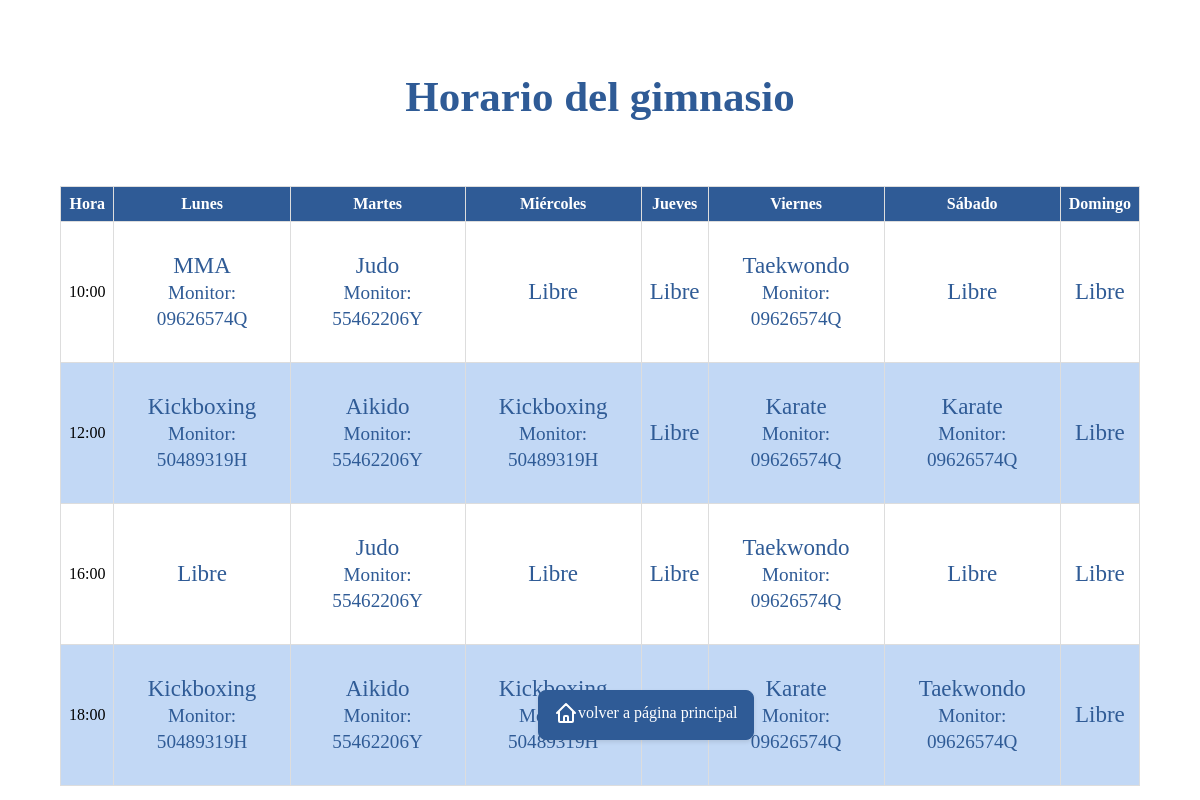
Page /view/clases/verClases.php (signed in) on the earlier database version.
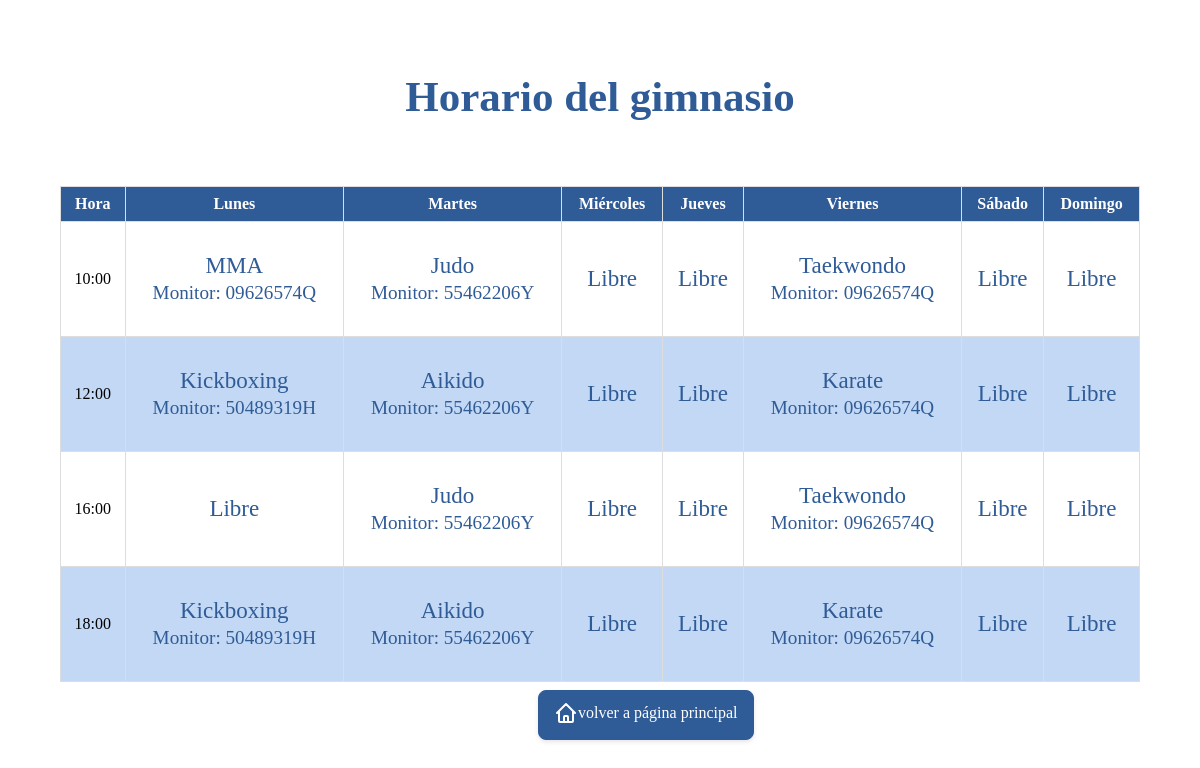
Same page on the later database version.
### tables this page shows
CREATE TABLE IF NOT EXISTS CLASES (
    id_clase VARCHAR(20) PRIMARY KEY,
    dni_monitor VARCHAR(9),
    nombre_actividad VARCHAR(50),
    dia_semana VARCHAR(15),
    hora_inicio TIME,
    hora_fin TIME,
    FOREIGN KEY (dni_monitor) REFERENCES MONITORES(dni) ON DELETE SET NULL
);

### models/Clase.php (called while the page is built, shortened)
<?php
require_once  __DIR__ . '/../data/conexionBBDD.php';
final class Clase {
    public function __get($name) {
        if (property_exists($this, $name)) return $this->$name;
        else throw new Exception("ERROR EN EL GETTER DE LA CLASE 'CLASES': SE HA TRATADO DE OBTENER UNA PROPIEDAD QUE NO EXISTE");
    }
    public static function horario() {
        global $conn;
        $sql = "SELECT dni_monitor, nombre_actividad, dia_semana, hora_inicio FROM CLASES";
        $stmt = $conn->prepare($sql);
        if(! $stmt->execute()) throw new PDOException('Excepción PDO al ejecutar la consulta para obtener el horario');
        $clases = [];
        while ($clase = $stmt->fetchObject('Clase')) {
            $clases[] = $clase;
        }
        $horario = [];
        foreach ($clases as $clase) {
            $dia = $clase->dia_semana;
            $hora = $clase->hora_inicio;
            $horario[$dia][$hora] = $clase;
        }
        return $horario;
    }
}
?>

### controllers/controladorClases.php (called while the page is built, shortened)
<?php
require_once __DIR__ . '/../models/Monitor.php';
require_once __DIR__ . '/../models/Clase.php';
class ControladorClases {
    public static function horario() {
    try{
            $horario =  Clase::horario() ?? [];
            return $horario;
    } catch (PDOException $e) {
            $msg =  $e->getMessage();
    }catch (Exception $e) {
            $msg =  $e->getMessage();
    }
    exit;
}
}

### view/clases/verClases.php (the view, shortened to what this page needs)
<?php
require_once '../../controllers/controladorClases.php';
$horario = ControladorClases::horario();
?>
<!DOCTYPE html>
<html lang="es">
<head>
    <link rel="stylesheet" href="/proyecto_gym_MVC/stylos/form_stylos.css">
</head>
<body>
<h1>Horario del gimnasio</h1>
  <div style="position: absolute; top: 85%; left: 44%; margin: 10px; padding: 10px 15px; background-color: #2f5b96; border: 1px solid #2f5b96; border-radius: 8px; box-shadow: 0 2px 4px rgba(0, 0, 0, 0.1);">
                                <a href="../bienvenida_recepcionista.php" style="display: inline-flex; align-items: center; text-decoration: none; color: inherit;">
                                    <span style='color:white';>volver a página principal</span>
                                </a>
    </div>
    <table>
        <thead>
            <tr>
                <th>Hora</th>
                <th>Lunes</th>
                <th>Martes</th>
                <th>Miércoles</th>
                <th>Jueves</th>
                <th>Viernes</th>
                <th>Sábado</th>
                <th>Domingo</th>
            </tr>
        </thead>
        <tbody>
            <?php
            $horas = ["10:00", "12:00", "16:00", "18:00"];
            $dias = ["lunes", "martes", "miercoles", "jueves", "viernes", "sabado", "domingo"];
            foreach ($horas as $hora) {
                echo "<tr>";
                echo "<td class='hora'>$hora</td>";
                foreach ($dias as $dia) {
                    echo "<td>";
                    $hora = date("H:i:s", strtotime(trim($hora)));
                    if (isset($horario[$dia][$hora])) {
                        echo "<p>".$horario[$dia][$hora]->nombre_actividad."<br><small>Monitor: ".$horario[$dia][$hora]->dni_monitor."</small></p>";
                    } else {
                        echo "<p>Libre</p>";
                    }
                    echo "</td>";
                }
                echo "</tr>";
            }
            ?>
        </tbody>
    </table>
</body>
</html>

### stylos/form_stylos.css (style rules this page uses)
html, body { height: 100%; margin: 0; padding: 0; }
body { min-height: 100vh; width: 100%; overflow-y: scroll; display: flex; flex-direction: column; }
h1 { font-size: 43px; text-align: center; margin-top: 6%; color: #2f5b96; }
p { font-size: 23px; text-align: center; color: #2f5b96; }
table { width: 90%; height: 40%; border-collapse: collapse; border-radius: 4px; margin: 20px auto; margin-bottom: 3%; margin-top: 3%; }
th, td { border: 1px solid #ddd; padding: 8px; text-align: center; }
th { background-color: #2f5b96; color: white; }
table tr:nth-child(even) { background-color: #c2d8f5; }
.scroll-icon, .icon { width: 24px; height: 24px; fill: none; stroke: #fff; stroke-width: 2; stroke-linecap: round; stroke-linejoin: round; }

Differences in the rows shown:
no longer on this page (row edited): clases: nombre_actividad "Kickboxing", dni_monitor "50489319H", shown under "12:00"
no longer on this page (row edited): clases: nombre_actividad "Karate", dni_monitor "09626574Q", shown under "12:00"
no longer on this page (row edited): clases: nombre_actividad "Kickboxing", dni_monitor "50489319H", shown under "18:00"
no longer on this page (row edited): clases: nombre_actividad "Taekwondo", dni_monitor "09626574Q", shown under "18:00"
Other differences:
new list line: "Libre Libre"
new list line: "Libre Libre Libre"
